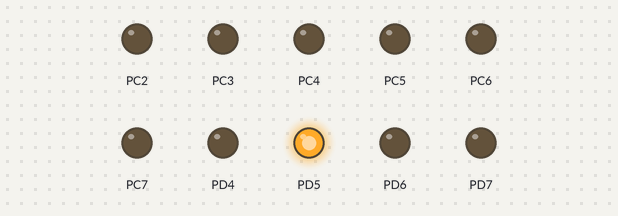
Simulated run of this program. Board: ATmega32, built with avr-gcc and emulated at 8 MHz. Shown: output pins drawn as LEDs (lit = HIGH).

Above: at 0.5 s.
At 1.5 s:
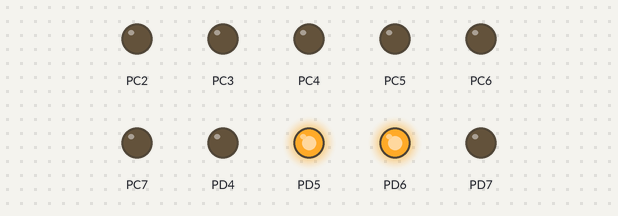
At 2.5 s:
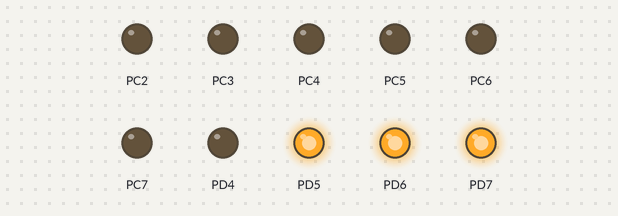
At 5.7 s:
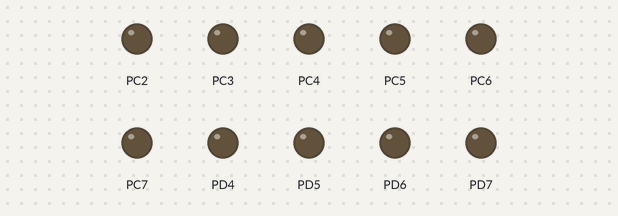
Timing chart, 0 to 8.1 s (numbered marks = the images above):
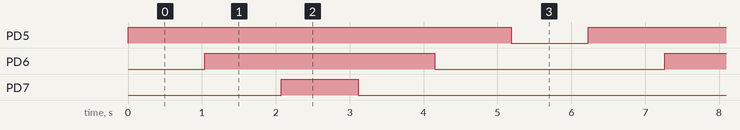

The program:

main.c
```c
/*
 * main.c
 *
 *  Created on: Dec 2, 2023
 *      Author: youssef
 */

#include "Utils/STD_LIBRARY.h"
#include "Utils/STD_TYPES.h"
#include "MCAL/DIO_REGISTERMAP.h"
#include "MCAL/DIO_INTERFACE.h"
#include <util/delay.h>>

#define TASK_1_3LEDS_TOGGLE							0
#define TASK_2_BUTTON_LEDS_							1
#define TASK_3_7SEGMENT								2
#define TASK_RUNNING						TASK_1_3LEDS_TOGGLE

void main(void)
{
	// LED PINS & BUZZER
	DIO_uint8SetDirectionPIN(PORT_D , PIN_4 , PIN_OUTPUT);
	DIO_uint8SetDirectionPIN(PORT_D , PIN_5 , PIN_OUTPUT);
	DIO_uint8SetDirectionPIN(PORT_D , PIN_6 , PIN_OUTPUT);
	DIO_uint8SetDirectionPIN(PORT_D , PIN_7 , PIN_OUTPUT);

	// Button Pins
	DIO_uint8SetDirectionPIN(PORT_D , PIN_0 , PIN_INPUT);
	DIO_uint8SetDirectionPIN(PORT_D , PIN_1 , PIN_INPUT);
	DIO_uint8SetDirectionPIN(PORT_D , PIN_2 , PIN_INPUT);


	DIO_uint8SetDirectionPIN(PORT_C , PIN_2 , PIN_OUTPUT);
	DIO_uint8SetDirectionPIN(PORT_C , PIN_3 , PIN_OUTPUT);
	DIO_uint8SetDirectionPIN(PORT_C , PIN_4 , PIN_OUTPUT);
	DIO_uint8SetDirectionPIN(PORT_C , PIN_5 , PIN_OUTPUT);
	DIO_uint8SetDirectionPIN(PORT_C , PIN_6 , PIN_OUTPUT);
	DIO_uint8SetDirectionPIN(PORT_C , PIN_7 , PIN_OUTPUT);

	uint8 i,j,flag = 4;

	while(1)
	{
		// Task 1
		#if TASK_RUNNING == TASK_1_3LEDS_TOGGLE
		for(i=5;i<=7;i++)
		{
			SET_BIT(PORTD,i);
			_delay_ms(1000);
		}
		for(i=7;i>=5;i--)
		{
			CLEAR_BIT(PORTD,i);
			_delay_ms(1000);
		}
		// Task2
		#elif TASK_RUNNING ==  TASK_2_BUTTON_LEDS_
		if (GET_BIT(PIND,0) == 1)
				{
					if(flag == 7)
					{
						flag=4;
						SET_BIT(PORTD,4);
					}
					else
					{
						flag++;
						SET_BIT(PORTD,flag);
					}
					while (GET_BIT(PIND,0) == 1); // Multi-Pressing
				}


		// Task3
		#elif TASK_RUNNING ==   TASK_3_7SEGMENT
		for (i=0 ; i<10 ; i++)
				{
					for (j=0 ; j<10 ; j++)
					{
						PORTC = 0b1011 | (i<<4);
						_delay_ms(750);
						PORTC = 0b0111 | (j<<4);
						_delay_ms(750);
					}
				}


		#endif


	}

}
```

STD_LIBRARY.h
```c
/*
 * std_library.h
 *
 *  Created on: Sep 16, 2022
 *      Author: youssef
 */

#ifndef STD_LIBRARY_H_
#define STD_LIBRARY_H_

#define SET_BIT(VAR,BIT)    (VAR |=(0x01<<BIT))
#define CLEAR_BIT(VAR,BIT)    (VAR &= (~(0x01<<BIT)))
#define GET_BIT(VAR,BIT)    ((VAR>>BIT) & 0x01)
#define TOG_BIT(VAR,BIT)    (VAR ^=(0x01<<BIT))
#define IS_BIT_SET(VAR,BIT)  (GET_BIT(VAR,BIT))
#define IS_BIT_CLR(VAR,BIT)  (!GET_BIT(VAR,BIT))


#endif /* STD_LIBRARY_H_ */
```

DIO_INTERFACE.c
```c
/*
 * DIO_INTERFACE.c
 *
 *  Created on: Sep 16, 2022
 *      Author: youssef
 */
#include "../Utils/STD_LIBRARY.h"
#include "../Utils/STD_TYPES.h"
#include "DIO_INTERFACE.h"
#include "DIO_REGISTERMAP.h"

void DIO_uint8SetDirectionPIN(PORT_NAME Copy_Port,PIN_NAME Copy_Pin,PIN_DIR Copy_Dir)
{
	uint8 DIO_L_ErrorCode;
	if (Copy_Pin>=0 && Copy_Pin<=7)
	{
		if (Copy_Dir==PIN_OUTPUT)
			{
				switch(Copy_Port)
				{
					case PORT_A: SET_BIT(DDRA,Copy_Pin);break;
					case PORT_B: SET_BIT(DDRB,Copy_Pin);break;
					case PORT_C: SET_BIT(DDRC,Copy_Pin);break;
					case PORT_D: SET_BIT(DDRD,Copy_Pin);break;
					default: DIO_L_ErrorCode=1;break;
				}
			}
		else if (Copy_Dir==PIN_INPUT)
			{
				switch(Copy_Port)
				{
					case PORT_A: CLEAR_BIT(DDRA,Copy_Pin);break;
					case PORT_B: CLEAR_BIT(DDRB,Copy_Pin);break;
					case PORT_C: CLEAR_BIT(DDRC,Copy_Pin);break;
					case PORT_D: CLEAR_BIT(DDRD,Copy_Pin);break;
					default: DIO_L_ErrorCode=1;break;
				}
			}
		else
			DIO_L_ErrorCode=1;
	}
	else
	{
		DIO_L_ErrorCode=1;
	}
}

/*----------------------------------------------------------------------------------*/

void DIO_uint8SetDirectionPort(PORT_NAME Copy_Port,PORT_DIR Copy_Dir)
{
		uint8 DIO_L_ErrorCode;
		if (Copy_Dir==PORT_OUTPUT)
			{
				switch(Copy_Port)
				{
					case PORT_A:DDRA=PORT_OUTPUT;break;
					case PORT_B:DDRB=PORT_OUTPUT;break;
					case PORT_C:DDRC=PORT_OUTPUT;break;
					case PORT_D:DDRD=PORT_OUTPUT;break;
					default: DIO_L_ErrorCode=1;break;
				}
			}
		else if (Copy_Dir==PORT_INPUT)
			{
				switch(Copy_Port)
				{
					case PORT_A: DDRA=PORT_INPUT;break;
					case PORT_B: DDRB=PORT_INPUT;break;
					case PORT_C: DDRC=PORT_INPUT;break;
					case PORT_D: DDRD=PORT_INPUT;break;
					default: DIO_L_ErrorCode=1;break;
				}
			}
		else
			DIO_L_ErrorCode=1;
	}


/*---------------------------------------------------------------------------------------------*/

void DIO_uint8SetValuePIN(PORT_NAME Copy_Port,PIN_NAME Copy_Pin,PIN_VALUE Copy_Value)
{
	uint8 DIO_L_ErrorCode;
	if (Copy_Pin>=0 && Copy_Pin<=7)
	{
		if (Copy_Value==PIN_HIGH)
			{
				switch(Copy_Port)
				{
					case PORT_A: SET_BIT(PORTA,Copy_Pin);break;
					case PORT_B: SET_BIT(PORTB,Copy_Pin);break;
					case PORT_C: SET_BIT(PORTC,Copy_Pin);break;
					case PORT_D: SET_BIT(PORTD,Copy_Pin);break;
					default: DIO_L_ErrorCode=1;break;
				}
			}
		else if (Copy_Value==PIN_LOW)
			{
				switch(Copy_Port)
				{
					case PORT_A: CLEAR_BIT(PORTA,Copy_Pin);break;
					case PORT_B: CLEAR_BIT(PORTB,Copy_Pin);break;
					case PORT_C: CLEAR_BIT(PORTC,Copy_Pin);break;
					case PORT_D: CLEAR_BIT(PORTD,Copy_Pin);break;
					default: DIO_L_ErrorCode=1;break;
				}
			}
		else
			DIO_L_ErrorCode=1;
	}
	else
	{
		DIO_L_ErrorCode=1;
	}
}

/*-------------------------------------------------------------------------------------*/

void DIO_uint8SetValuePort(PORT_NAME Copy_Port,PORT_VALUE Copy_Value)
{
		uint8 DIO_L_ErrorCode;
		if (Copy_Value==PORT_HIGH)
			{
				switch(Copy_Port)
				{
					case PORT_A:PORTA=PORT_HIGH;break;
					case PORT_B:PORTB=PORT_HIGH;break;
					case PORT_C:PORTC=PORT_HIGH;break;
					case PORT_D:PORTD=PORT_HIGH;break;
					default: DIO_L_ErrorCode=1;break;
				}
			}
		else if (Copy_Value==PORT_LOW)
			{
				switch(Copy_Port)
				{
					case PORT_A: PORTA=PORT_LOW;break;
					case PORT_B: PORTB=PORT_LOW;break;
					case PORT_C: PORTC=PORT_LOW;break;
					case PORT_D: PORTD=PORT_LOW;break;
					default: DIO_L_ErrorCode=1;break;
				}
			}
		else
			DIO_L_ErrorCode=1;
}

/*-------------------------------------------------------------------------------------*/

void DIO_uint8Set_SpecificValue_Port(PORT_NAME Copy_Port,uint8 Copy_Value)
{
	uint8 DIO_L_ErrorCode;
	/* Check on the Required PORT Number */
	switch(Copy_Port)
	{
		case PORT_A:PORTA=Copy_Value;break;
		case PORT_B:PORTB=Copy_Value;break;
		case PORT_C:PORTC=Copy_Value;break;
		case PORT_D:PORTD=Copy_Value;break;
		default: DIO_L_ErrorCode=1;break;
	}

}

/*------------------------------------------------------------------------*/

void DIO_uint8Set_SpecificValue_Port_Direction(PORT_NAME Copy_Port,uint8 Copy_Dir)
{
	uint8 DIO_L_ErrorCode;
		/* Check on the Required PORT Number */
		switch(Copy_Port)
		{
			case PORT_A:DDRA=Copy_Dir;break;
			case PORT_B:DDRB=Copy_Dir;break;
			case PORT_C:DDRC=Copy_Dir;break;
			case PORT_D:DDRD=Copy_Dir;break;
			default: DIO_L_ErrorCode=1;break;
		}
}

/*------------------------------------------------------------------------*/

PIN_VALUE DIO_uint8Read_PIN(PORT_NAME Copy_Port,PIN_NAME Copy_Pin)
{
	PIN_VALUE Copy_Value;
	uint8 DIO_L_ErrorCode;

	if(Copy_Port <= PORT_D && Copy_Pin <= PIN_7)
	{
		switch(Copy_Port)
			{
				case PORT_A:Copy_Value = GET_BIT(PORTA,Copy_Pin); break;
				case PORT_B:Copy_Value = GET_BIT(PORTB,Copy_Pin); break;
				case PORT_C:Copy_Value = GET_BIT(PORTC,Copy_Pin); break;
				case PORT_D:Copy_Value = GET_BIT(PORTD,Copy_Pin); break;
				default: DIO_L_ErrorCode=1; break;
			}
	}
	else
	{
		DIO_L_ErrorCode=1;
	}

	return Copy_Value;

}
```

DIO_INTERFACE.h
```c
/*
 * DIO_interface.h
 *
 *  Created on: Sep 16, 2022
 *      Author: youssef
 */

#ifndef DIO_INTERFACE_H_
#define DIO_INTERFACE_H_

typedef enum
{
	PORT_A=0,
	PORT_B,
	PORT_C,
	PORT_D
}PORT_NAME;

typedef enum
{
	PIN_0=0,
	PIN_1,
	PIN_2,
	PIN_3,
	PIN_4,
	PIN_5,
	PIN_6,
	PIN_7
}PIN_NAME;

typedef enum
{

	PIN_INPUT=0,
	PIN_OUTPUT=1
}PIN_DIR;

typedef enum
{
	PORT_INPUT=0X00,
	PORT_OUTPUT=0XFF
}PORT_DIR;

typedef enum
{
	PIN_LOW=0,
	PIN_HIGH=1
}PIN_VALUE;

typedef enum
{
	PORT_LOW=0x00,
	PORT_HIGH=0xFF
}PORT_VALUE;

void DIO_uint8SetDirectionPIN(PORT_NAME Copy_Port,PIN_NAME Copy_Pin,PIN_DIR Copy_Dir);

void DIO_uint8SetDirectionPort(PORT_NAME Copy_Port,PORT_DIR Copy_Dir);

void DIO_uint8SetValuePIN(PORT_NAME Copy_Port,PIN_NAME Copy_Pin,PIN_VALUE Copy_Value);

void DIO_uint8SetValuePort(PORT_NAME Copy_Port,PORT_VALUE Copy_Value);

PIN_VALUE  DIO_uint8Read_PIN(PORT_NAME Copy_Port,PIN_NAME Copy_Pin);

/**********************************************************************/

void DIO_uint8Set_SpecificValue_Port(PORT_NAME Copy_Port,uint8 Copy_Value);

void DIO_uint8Set_SpecificValue_Port_Direction(PORT_NAME Copy_Port,uint8 Copy_Dir);

/**********************************************************************/

#endif /* DIO_INTERFACE_H_ */
```

DIO_REGISTERMAP.h
```c
/*
 * DIO_RegisterMap.h
 *
 *  Created on: Sep 16, 2022
 *      Author: youssef
 */

#ifndef DIO_REGISTERMAP_H_
#define DIO_REGISTERMAP_H_


#define DDRA        (*((volatile uint8*)0X3A))
#define DDRB        (*((volatile uint8*)0X37))
#define DDRC        (*((volatile uint8*)0X34))
#define DDRD        (*((volatile uint8*)0X31))

#define PORTA       (*((volatile uint8*)0X3B))
#define PORTB       (*((volatile uint8*)0X38))
#define PORTC       (*((volatile uint8*)0X35))
#define PORTD 		(*((volatile uint8*)0X32))

#define PINA        (*((volatile uint8*)0X39))
#define PINB        (*((volatile uint8*)0X36))
#define PINC        (*((volatile uint8*)0X33))
#define PIND 		(*((volatile uint8*)0X30))


#endif /* DIO_REGISTERMAP_H_ */
```

STD_TYPES.h
```c
/*
 * std_types.h
 *
 *  Created on: Sep 16, 2022
 *      Author: youssef
 */

#ifndef STD_TYPES_H_
#define STD_TYPES_H_


typedef     unsigned char         uint8   ;
typedef     unsigned short int    uint16  ;
typedef     unsigned int          uint32  ;

typedef     signed char           sint8   ;
typedef     signed short int      sint16  ;
typedef     signed int            sint32  ;

typedef     float            	  f32  	  ;
typedef     double            	  f64  	  ;

#define 	NULLPTR  			((void*)0)	 /*	casting 3shan msln lw size of intger 4 bytes and pointer 8 bytes aw el 3aks
											  *	yb2a ana 3mlt casting lel zero 3ala ad el pointer ...
											  *	f yb2a ma3rof en da "address zero" not "rakam zero"
 	 	 	 	 	 	 	 	 	 	 	  */


#endif /* STD_TYPES_H_ */
```

Measured:
- by itself, PD5: alternates HIGH for 5.2 s and LOW for 1.0 s
- by itself, PD6: alternates HIGH for 3.1 s and LOW for 3.1 s
- by itself, PD7: alternates HIGH for 1.0 s and LOW for 5.2 s
